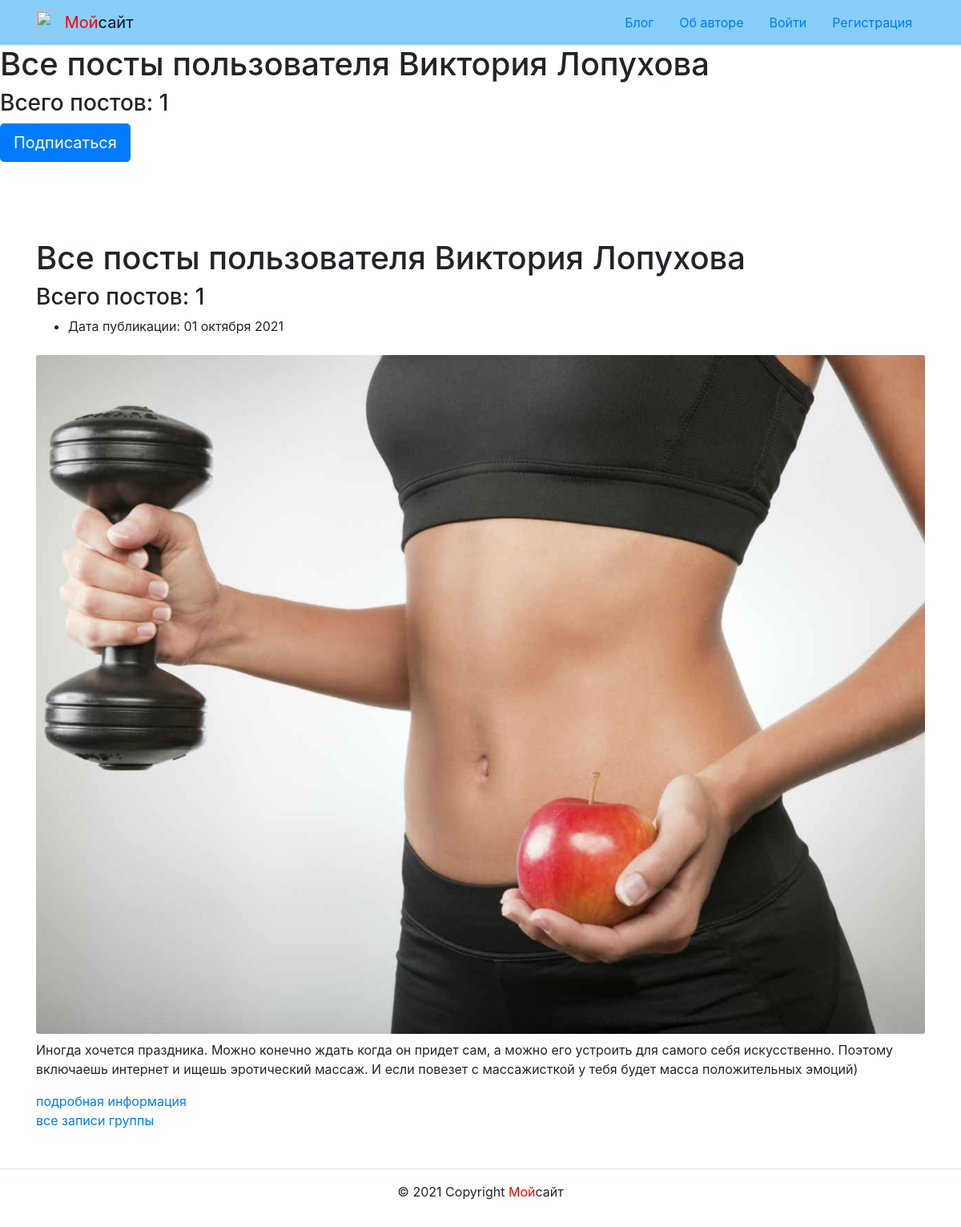
The page /profile/asd/ on the database its author committed.
### home/models.py (models this page shows, shortened)
class Post(models.Model):
    text = models.TextField(
        verbose_name='Пост',
        help_text='Поле для ввода поста')
    pub_date = models.DateTimeField(
        auto_now_add=True,
        verbose_name='Дата публикации',
        help_text='Дата публикации')
    author = models.ForeignKey(
        User,
        on_delete=models.CASCADE,
        related_name='posts',
        verbose_name='Автор публикации',
        help_text='автор публикации')
    group = models.ForeignKey(
        Group,
        on_delete=models.SET_NULL,
        related_name='posts',
        blank=True, null=True,
        verbose_name='Группа постов',
        help_text='Поле для ввода группы постов')
    image = models.ImageField(
        'Картинка',
        upload_to='home/',
        blank=True,
        null=True,
        help_text='Загрузите картинку'
    )
    class Meta:
        ordering = ('-pub_date',)
        verbose_name = 'Пост'
        verbose_name_plural = 'Посты'

### home/views.py (the view)
# urls.py: path('profile/<str:username>/', views.profile, name='profile'),
def profile(request, username):
    author = get_object_or_404(User, username=username)
    following = Follow.objects.filter(
        author__username=username,
        user__username=request.user.username).exists()
    post_list = author.posts.all()
    posts_count = post_list.count()
    paginator = Paginator(post_list, number_of_elements_in_page)
    page_number = request.GET.get('page')
    page_obj = paginator.get_page(page_number)
    context = {'author': author, 'page_obj': page_obj,
               'posts_count': posts_count, 'following': following, }
    return render(request, 'home/profile.html', context)

### core/context_processors/year.py (called while the page is built)
def year(request):
    return {'year': dt.datetime.now().year}

### templates/home/profile.html (shortened to what this page needs)
{% extends 'base.html' %}
{% block content %}
{% load thumbnail %}
<div class="mb-5">
  <h1>Все посты пользователя {{ author.get_full_name }}</h1>
  <h3>Всего постов: {{ posts_count }}</h3>
  {% if following %}
    <a
      class="btn btn-lg btn-light"
      href="{% url 'home:profile_unfollow' author.username %}" role="button"
    >
      Отписаться
    </a>
  {% else %}
      <a
        class="btn btn-lg btn-primary"
        href="{% url 'home:profile_follow' author.username %}" role="button"
      >
        Подписаться
      </a>
   {% endif %}
</div>
   <div class="container py-5">
        <h1>Все посты пользователя {{author.get_full_name}} </h1>
        <h3>Всего постов: {{posts_count}} </h3>
        {% for post in page_obj %}
          <article>
            <ul>
              <li>
                  Дата публикации: {{ post.pub_date|date:"d E Y" }}
              </li>
            </ul>
            {% thumbnail post.image "960x669" crop="center" upscale=True as im %}
          <img class="card-img my-2" src="{{ im.url }}">
          {% endthumbnail %}
            <p>{{ post.text | linebreaksbr }}</p>
            <a href="{% url 'home:post_detail' post.pk %}">подробная информация </a>
          </article>
          {% if post.group.slug %}
            <a href="{% url 'home:group_list' post.group.slug %}">все записи группы</a>
          {% endif %}
        {% endfor %}
    </div>
 {% endblock %}

### rows shown on the page
Post: pub_date "01 октября 2021", text "Иногда хочется праздника. Можно конечно ждать когда он придет сам, а можно его устроить для самого себя искусственно. Поэтому включаешь интернет и ищешь эротический массаж. И если повезет с массажисткой у тебя будет масса положительных эмоций)", shows "все записи группы"

### other values the page prints
{{ author.get_full_name }} "Виктория Лопухова"
{{ posts_count }} "1"
